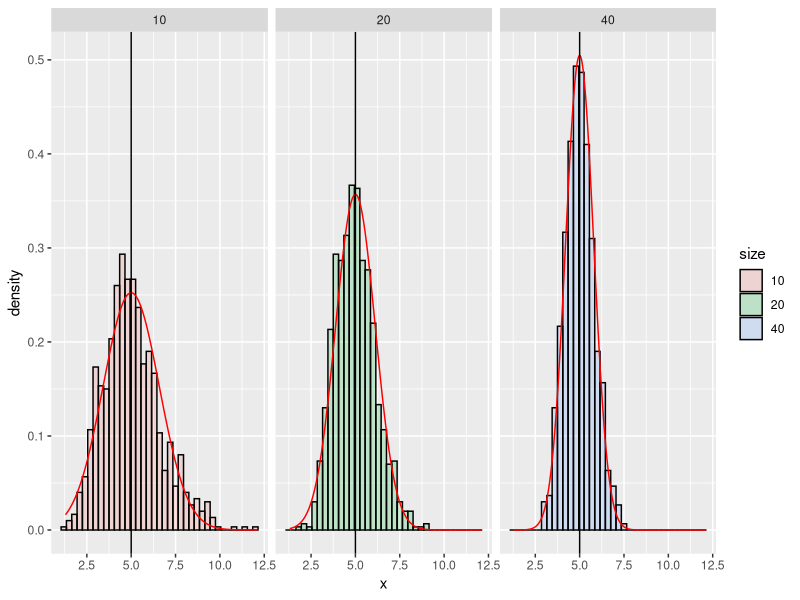
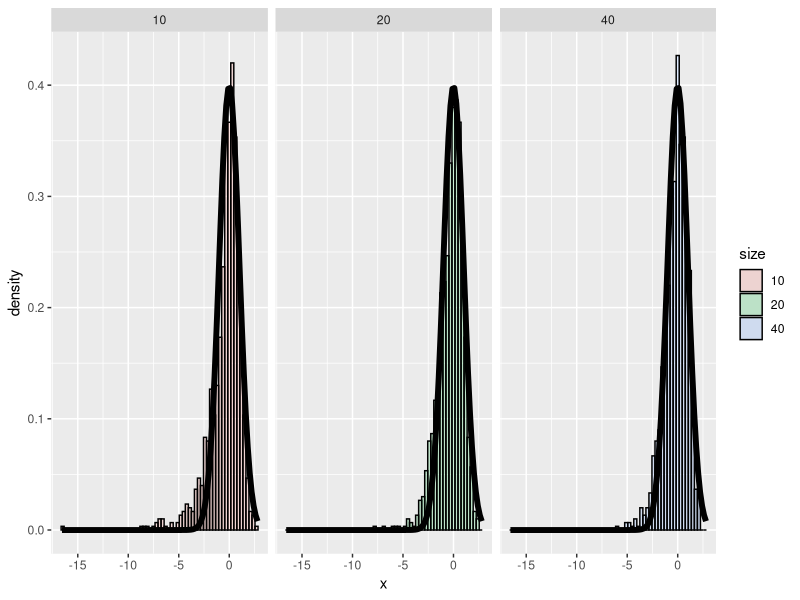

The R source for these figures, in order:
## ---- chunk 1
library(knitr)
library(ggplot2)
library(plyr)
opts_chunk$set(echo = TRUE)
set.seed(100)
## ---- chunk 2
nosim <- 1000
lambda <- 0.2
cfunc <- function(x, n) mean(x)
dat10<-rexp(nosim * 10, lambda)
dat20<-rexp(nosim * 20, lambda)
dat40<-rexp(nosim * 40, lambda)

dat <- data.frame(
  x = c(apply(matrix(dat10, nosim),1, cfunc, 10),
        apply(matrix(dat20, nosim),1, cfunc, 20),
        apply(matrix(dat40, nosim),1, cfunc, 40)
        ),size = factor(rep(c(10, 20, 40), rep(nosim, 3))))

grid <- with(dat, seq(min(x), max(x), length = 1000))
normaldens <- ddply(dat, "size", function(df) {
  data.frame( 
    predicted = grid,
    density = dnorm(grid, mean=5, sd=5/sqrt(as.numeric(as.character((df$size)))))
  )})

g <- ggplot(dat, aes(x = x, fill = size)) + geom_histogram(alpha = .20, binwidth=.3, colour = "black", aes(y = ..density..)) 
g <- g + geom_line(data = normaldens, aes(x = predicted, y = density), colour = "red")
g <- g + geom_vline(xintercept = 5) 
g <- g + facet_grid(. ~ size)
g
## ---- chunk 3
var10<-mean(apply(matrix(dat10, nosim),1, var))
var10
## ---- chunk 4
var20<-mean(apply(matrix(dat20, nosim),1, var))
var20
## ---- chunk 5
var40<-mean(apply(matrix(dat40, nosim),1, var))
var40
## ---- chunk 6
cfunc2 <- function(x, n) sqrt(n) * (mean(x) - 5) / sd(x)
dat2 <- data.frame(
  x = c(apply(matrix(dat10, nosim),1, cfunc2, 10),
        apply(matrix(dat20, nosim),1, cfunc2, 20),
        apply(matrix(dat40, nosim),1, cfunc2, 40)
        ),  size = factor(rep(c(10, 20, 40), rep(nosim, 3))))
g <- ggplot(dat2, aes(x = x, fill = size)) + geom_histogram(alpha = .20, binwidth=.3, colour = "black", aes(y = ..density..)) 
g <- g + stat_function(fun = dnorm, size = 2)
g + facet_grid(. ~ size)
## ---- chunk 7
#mn<-aggregate(x ~ size, data=dat, FUN=mean)
#mn40<-mn[mn$size==40,]$x
#sd<-aggregate(x ~ size, data=dat, FUN=sd) # or 
#sd40<-sd[sd$size==40,]$x
#mn + c(-1, 1) * pnorm(1.96, mean=mn, sd=s, lower.tail=FALSE) * s / sqrt(n)

mn40<-mean(apply(matrix(dat40, nosim), 1, mean))
sd40<-sd(apply(matrix(dat40, nosim),1, mean))
n <- 40
mn40 + c(-1, 1) * 1.96 * sd40 / sqrt(n)
